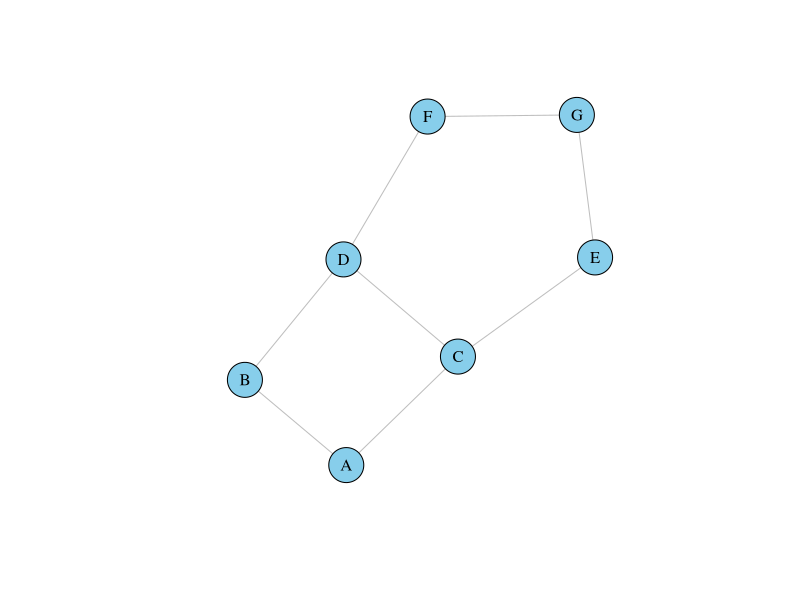
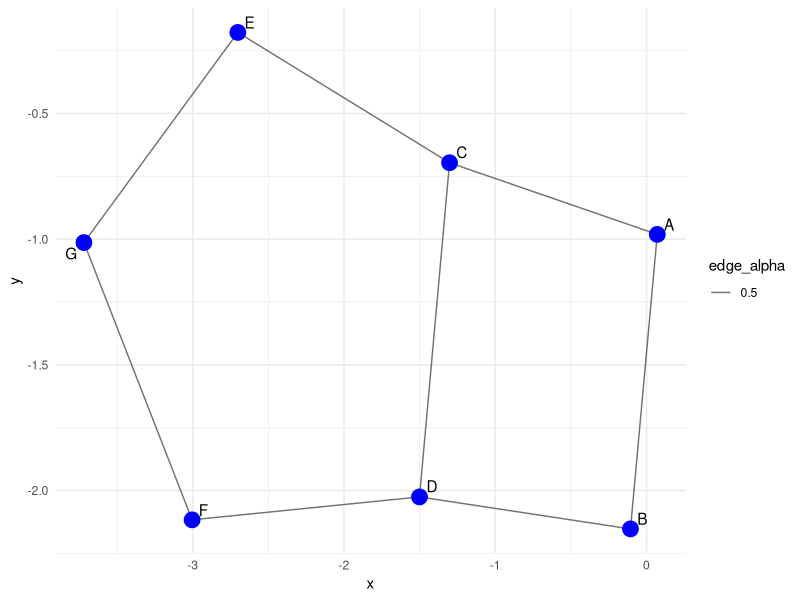

Here is the R script that generated these plots, in order:
# Install required packages (if not installed)
install.packages("igraph")
install.packages("ggraph")
install.packages("tidyverse")

# Load libraries
library(igraph)
library(ggraph)
library(tidyverse)

# Create a sample dataset (edges representing connections between nodes)
edges <- data.frame(
  from = c("A", "A", "B", "C", "C", "D", "E", "F"),
  to = c("B", "C", "D", "D", "E", "F", "G", "G")
)

# Convert the edge list into a graph object
network_graph <- graph_from_data_frame(edges, directed = FALSE)

# Plot the basic network
plot(network_graph, vertex.size = 20, vertex.color = "skyblue",
     vertex.label.color = "black", edge.color = "gray")

# Calculate centrality measures
degree_centrality <- degree(network_graph)
betweenness_centrality <- betweenness(network_graph)

# Print centrality measures
print(degree_centrality)
print(betweenness_centrality)

# Advanced visualization using ggraph
ggraph(network_graph, layout = "fr") +
  geom_edge_link(aes(edge_alpha = 0.5)) +
  geom_node_point(color = "blue", size = 5) +
  geom_node_text(aes(label = name), repel = TRUE) +
  theme_minimal()
